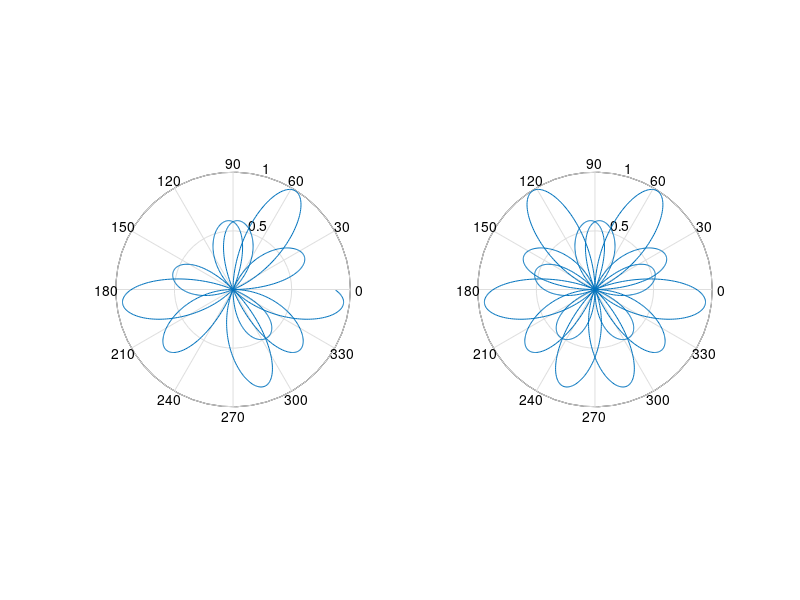

Reproduce this figure in MATLAB.
t=0:0.01:4*pi;
r=sin(8*t/3)./(2-cos(3*t/2).^2);
figure;
subplot(1,2,1)
polar(t,r)
axis square
t=0:0.01:6*pi;
r=sin(8*t/3)./(2-cos(3*t/2).^2);
subplot(1,2,2)
polar(t,r)
axis square
